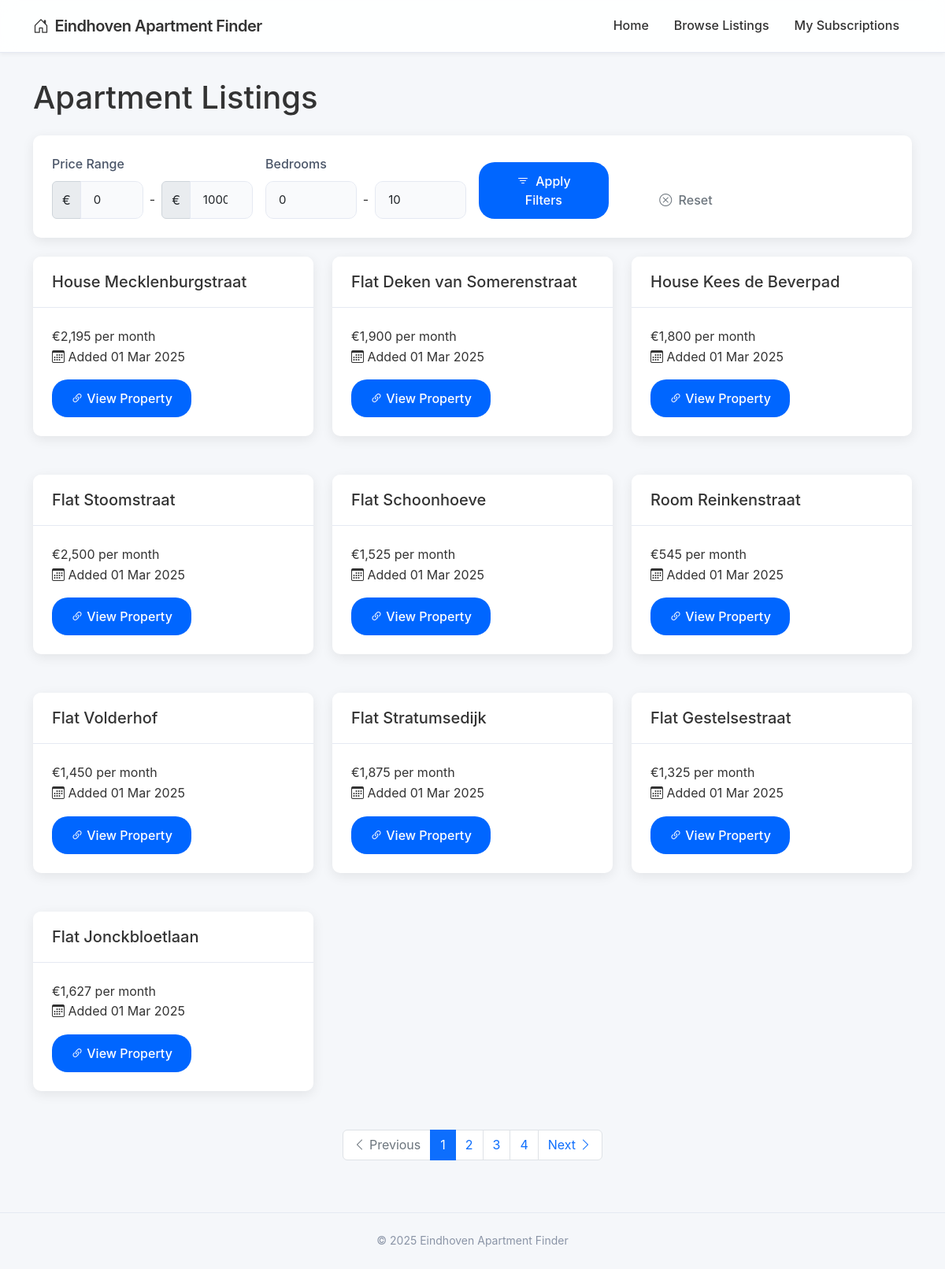
The page /browse_listings on the database its author committed.
### app/models.py (models this page shows, shortened)
class Listing(db.Model):
    id = db.Column(db.Integer, primary_key=True)
    title = db.Column(db.String(200), nullable=False)
    price = db.Column(db.Integer, nullable=False)  # Store as integer in euros
    price_text = db.Column(db.String(50), nullable=False)  # Original price text for display
    url = db.Column(db.String(500), nullable=False, unique=True)
    address = db.Column(db.String(200), nullable=True)
    bedrooms = db.Column(db.Integer, nullable=True)  # Store number of bedrooms
    area = db.Column(db.Integer, nullable=True)  # Store area in m²
    specs = db.Column(db.Text, nullable=True)
    date_found = db.Column(db.DateTime, default=datetime.utcnow)
    notified = db.Column(db.Boolean, default=False)
    subscription_id = db.Column(db.Integer, db.ForeignKey('subscription.id'), nullable=True)  # Make nullable

### app/routes.py (the view)
@main_bp.route('/browse_listings')
def browse_listings():
    page = request.args.get('page', 1, type=int)
    min_price = request.args.get('min_price', 0, type=int)
    max_price = request.args.get('max_price', 10000, type=int)
    min_bedrooms = request.args.get('min_bedrooms', 0, type=int)
    max_bedrooms = request.args.get('max_bedrooms', 10, type=int)
    query = Listing.query
    if min_price > 0:
        query = query.filter(Listing.price >= min_price)
    if max_price < 10000:
        query = query.filter(Listing.price <= max_price)
    if min_bedrooms > 0:
        query = query.filter(Listing.bedrooms >= min_bedrooms)
    if max_bedrooms < 10:
        query = query.filter(Listing.bedrooms <= max_bedrooms)
    listings = query.order_by(Listing.date_found.desc()).paginate(
        page=page, per_page=10, error_out=False)
    return render_template('listings.html', listings=listings,
                          min_price=min_price, max_price=max_price,
                          min_bedrooms=min_bedrooms, max_bedrooms=max_bedrooms)

### app/routes.py (called while the page is built)
@main_bp.before_request
def before_request():
    g.now = datetime.now()

### app/templates/listings.html (shortened to what this page needs)
{% extends "base.html" %}
{% block content %}
<div class="row">
    <div class="col-md-12">
        <h1 class="mb-4">Apartment Listings</h1>
        <div class="card mb-4">
            <div class="card-body">
                <form action="{{ url_for('main.browse_listings') }}" method="GET">
                    <div class="row g-3">
                        <div class="col-md-3">
                            <label class="form-label">Price Range</label>
                            <div class="d-flex align-items-center">
                                <div class="input-group">
                                    <span class="input-group-text">€</span>
                                    <input type="number" name="min_price" class="form-control" value="{{ min_price }}" placeholder="Min">
                                </div>
                                <span class="mx-2">-</span>
                                <div class="input-group">
                                    <span class="input-group-text">€</span>
                                    <input type="number" name="max_price" class="form-control" value="{{ max_price }}" placeholder="Max">
                                </div>
                            </div>
                        </div>
                        <div class="col-md-3">
                            <label class="form-label">Bedrooms</label>
                            <div class="d-flex align-items-center">
                                <input type="number" name="min_bedrooms" class="form-control" value="{{ min_bedrooms }}" placeholder="Min">
                                <span class="mx-2">-</span>
                                <input type="number" name="max_bedrooms" class="form-control" value="{{ max_bedrooms }}" placeholder="Max">
                            </div>
                        </div>
                        <div class="col-md-2 d-flex align-items-end">
                            <button type="submit" class="btn btn-primary w-100">
                                <i class="bi bi-filter me-1"></i> Apply Filters
                            </button>
                        </div>
                        <div class="col-md-2 d-flex align-items-end">
                            <a href="{{ url_for('main.browse_listings') }}" class="btn btn-outline-secondary w-100">
                                <i class="bi bi-x-circle me-1"></i> Reset
                            </a>
                        </div>
                    </div>
                </form>
            </div>
        </div>
        {% if listings.items %}
            <div class="row">
                {% for listing in listings.items %}
                    <div class="col-md-6 col-lg-4 mb-4">
                        <div class="card listing-card">
                            <div class="card-header">
                                <h5 class="card-title mb-0 text-truncate">{{ listing.title }}</h5>
                            </div>
                            <div class="card-body">
                                <div class="listing-price">{{ listing.price_text }}</div>
                                <div class="listing-date">
                                    <i class="bi bi-calendar3"></i> Added {{ listing.date_found.strftime('%d %b %Y') }}
                                </div>
                                <a href="{{ listing.url }}" target="_blank" class="btn btn-primary mt-3">
                                    <i class="bi bi-link-45deg"></i> View Property
                                </a>
                            </div>
                        </div>
                    </div>
                {% endfor %}
            </div>
            <nav aria-label="Listings pagination">
                <ul class="pagination justify-content-center">
                    {% if listings.has_prev %}
                        <li class="page-item">
                            <a class="page-link" href="{{ url_for('main.browse_listings', page=listings.prev_num, min_price=min_price, max_price=max_price, min_bedrooms=min_bedrooms, max_bedrooms=max_bedrooms) }}">
                                <i class="bi bi-chevron-left"></i> Previous
                            </a>
                        </li>
                    {% else %}
                        <li class="page-item disabled">
                            <span class="page-link">
                                <i class="bi bi-chevron-left"></i> Previous
                            </span>
                        </li>
                    {% endif %}
                    {% for page_num in listings.iter_pages(left_edge=1, right_edge=1, left_current=1, right_current=2) %}
                        {% if page_num %}
                            {% if page_num == listings.page %}
                                <li class="page-item active">
                                    <span class="page-link">{{ page_num }}</span>
                                </li>
                            {% else %}
                                <li class="page-item">
                                    <a class="page-link" href="{{ url_for('main.browse_listings', page=page_num, min_price=min_price, max_price=max_price, min_bedrooms=min_bedrooms, max_bedrooms=max_bedrooms) }}">{{ page_num }}</a>
                                </li>
                            {% endif %}
                        {% else %}
                            <li class="page-item disabled">
                                <span class="page-link">...</span>
                            </li>
                        {% endif %}
                    {% endfor %}
                    {% if listings.has_next %}
                        <li class="page-item">
                            <a class="page-link" href="{{ url_for('main.browse_listings', page=listings.next_num, min_price=min_price, max_price=max_price, min_bedrooms=min_bedrooms, max_bedrooms=max_bedrooms) }}">
                                Next <i class="bi bi-chevron-right"></i>
                            </a>
                        </li>
                    {% else %}
                        <li class="page-item disabled">
                            <span class="page-link">
                                Next <i class="bi bi-chevron-right"></i>
                            </span>
                        </li>
                    {% endif %}
                </ul>
            </nav>
        {% else %}
            <div class="alert alert-info">
                <i class="bi bi-info-circle me-2"></i> No listings found matching your criteria.
            </div>
        {% endif %}
    </div>
</div>
{% endblock %}

### app/templates/base.html (shortened to what this page needs)
<!DOCTYPE html>
<html lang="en">
<head>
    <link rel="stylesheet" href="https://cdn.jsdelivr.net/npm/bootstrap@5.2.3/dist/css/bootstrap.min.css">
    <link rel="stylesheet" href="https://cdn.jsdelivr.net/npm/bootstrap-icons@1.8.0/font/bootstrap-icons.css">
    <link rel="stylesheet" href="{{ url_for('static', filename='css/main.css') }}">
</head>
<body>
    <nav class="navbar navbar-expand-lg navbar-dark fixed-top">
        <div class="container">
            <a class="navbar-brand" href="{{ url_for('main.index') }}">
                <i class="bi bi-house-door me-2"></i>Eindhoven Apartment Finder
            </a>
            <div class="collapse navbar-collapse" id="navbarNav">
                <ul class="navbar-nav ms-auto">
                    <li class="nav-item">
                        <a class="nav-link" href="{{ url_for('main.index') }}">Home</a>
                    </li>
                    <li class="nav-item">
                        <a class="nav-link" href="{{ url_for('main.browse_listings') }}">Browse Listings</a>
                    </li>
                    <li class="nav-item">
                        <a class="nav-link" href="{{ url_for('main.subscriptions') }}">My Subscriptions</a>
                    </li>
                </ul>
            </div>
        </div>
    </nav>
    <div class="container" style="margin-top: 100px; margin-bottom: 50px;">
        {% block content %}{% endblock %}
    </div>
    <footer class="text-center">
        <div class="container">
            <p class="mb-0">&copy; {{ g.now.year }} Eindhoven Apartment Finder</p>
        </div>
    </footer>
</body>
</html>

### app/static/css/main.css (style rules this page uses)
:root { --primary-color: #0066ff; --primary-hover: #0052cc; --background-color: #f5f7fa; --card-color: #ffffff; --text-color: #333333; --muted-color: #8a94a6; --border-color: #e5e9f2; --success-color: #00c853; --error-color: #ff3b30; --shadow-sm: 0 2px 5px rgba(0, 0, 0, 0.05); --shadow-md: 0 4px 15px rgba(0, 0, 0, 0.08); --radius-sm: 6px; --radius-md: 10px; --radius-lg: 20px; --transition: all 0.2s ease; }
body { font-family: -apple-system, BlinkMacSystemFont, 'Segoe UI', Roboto, Helvetica, Arial, sans-serif; background-color: var(--background-color); color: var(--text-color); line-height: 1.6; -webkit-font-smoothing: antialiased; }
.navbar { background-color: rgba(255, 255, 255, 0.9) !important; backdrop-filter: blur(10px); box-shadow: var(--shadow-sm); border-bottom: 1px solid var(--border-color); padding: 12px 0; }
.navbar-brand { font-weight: 600; letter-spacing: -0.5px; color: var(--text-color) !important; }
.navbar-dark .navbar-nav .nav-link { color: var(--text-color) !important; font-weight: 500; padding: 8px 16px; border-radius: var(--radius-sm); transition: var(--transition); }
.card { border: none; border-radius: var(--radius-md); box-shadow: var(--shadow-md); transition: var(--transition); margin-bottom: 25px; overflow: hidden; background-color: var(--card-color); }
.card-header { background-color: var(--card-color); border-bottom: 1px solid var(--border-color); padding: 20px 24px; font-weight: 600; font-size: 18px; }
.card-body { padding: 24px; }
.btn { border-radius: var(--radius-lg); padding: 12px 24px; font-weight: 500; transition: var(--transition); border: none; }
.btn-primary { background-color: var(--primary-color); color: white; }
.form-control { border-radius: var(--radius-md); border: 1px solid var(--border-color); padding: 12px 16px; font-size: 15px; transition: var(--transition); box-shadow: none; background-color: #f9fafc; }
.form-label { font-weight: 500; margin-bottom: 8px; color: #4a5568; }
footer { color: var(--muted-color); border-top: 1px solid var(--border-color); padding: 24px 0; font-size: 14px; }

### rows shown on the page
Listing: title "House Mecklenburgstraat", price_text "€2,195 per month", date_found "01 Mar 2025"
Listing: title "Flat Deken van Somerenstraat", price_text "€1,900 per month", date_found "01 Mar 2025"
Listing: title "House Kees de Beverpad", price_text "€1,800 per month", date_found "01 Mar 2025"
Listing: title "Flat Stoomstraat", price_text "€2,500 per month", date_found "01 Mar 2025"
Listing: title "Flat Schoonhoeve", price_text "€1,525 per month", date_found "01 Mar 2025"
Listing: title "Room Reinkenstraat", price_text "€545 per month", date_found "01 Mar 2025"
Listing: title "Flat Volderhof", price_text "€1,450 per month", date_found "01 Mar 2025"
Listing: title "Flat Stratumsedijk", price_text "€1,875 per month", date_found "01 Mar 2025"
Listing: title "Flat Gestelsestraat", price_text "€1,325 per month", date_found "01 Mar 2025"
Listing: title "Flat Jonckbloetlaan", price_text "€1,627 per month", date_found "01 Mar 2025"

### other values the page prints
{{ page_num }} "1"
{{ page_num }} "2" "3" "4"
{{ g.now.year }} "2025"
